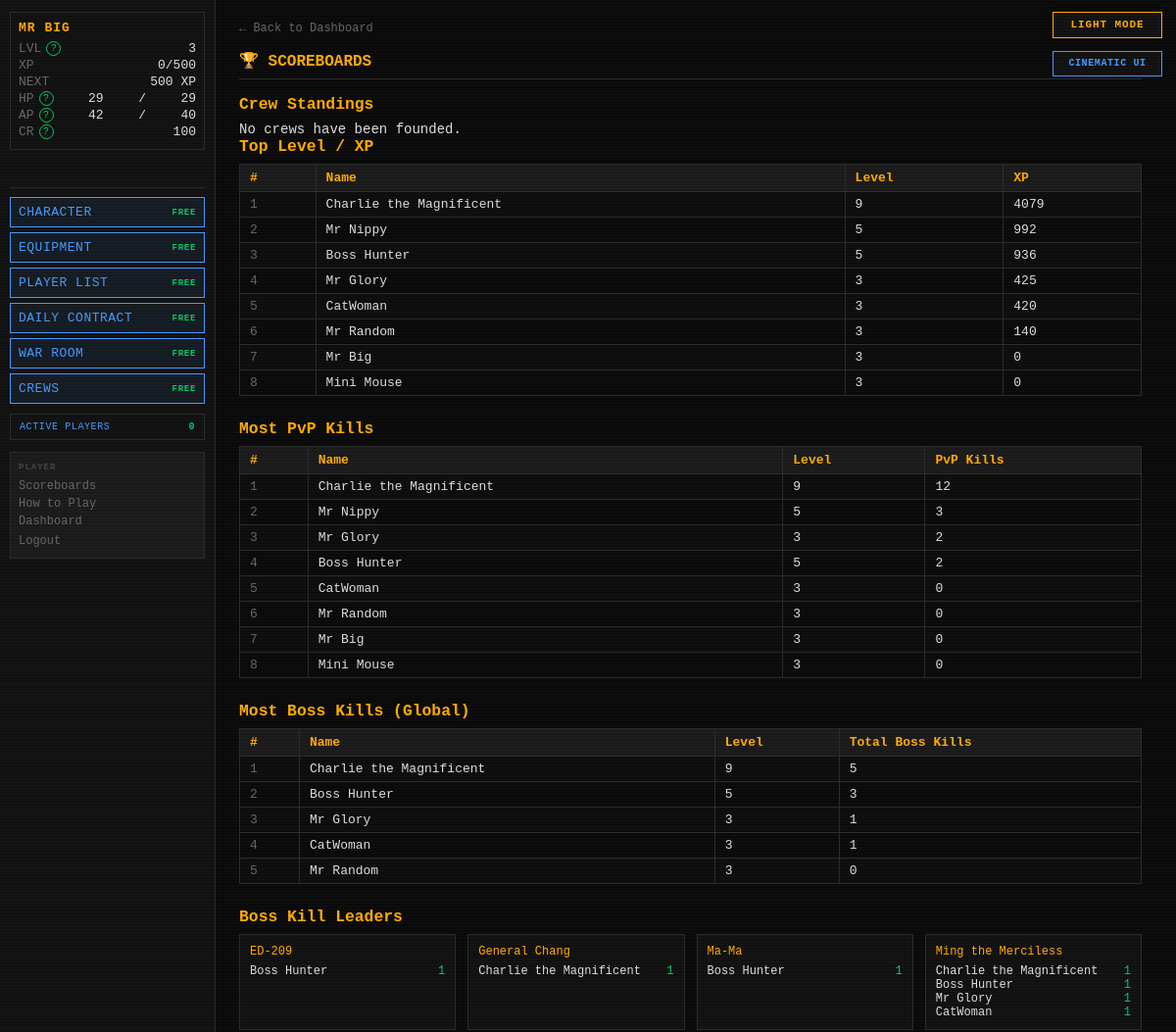
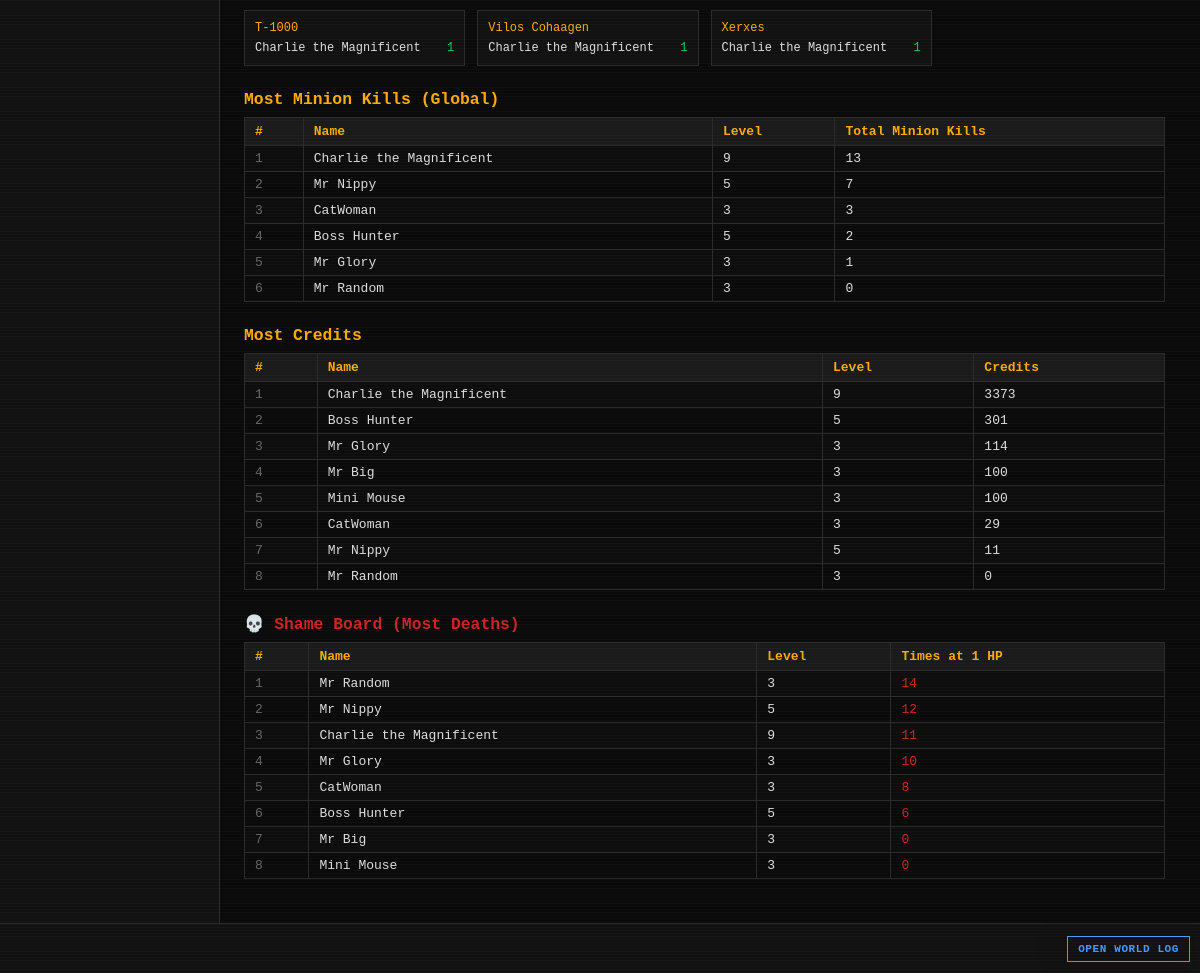
Before: /scoreboards (signed in) with the older database file (2 pictures, top to bottom).
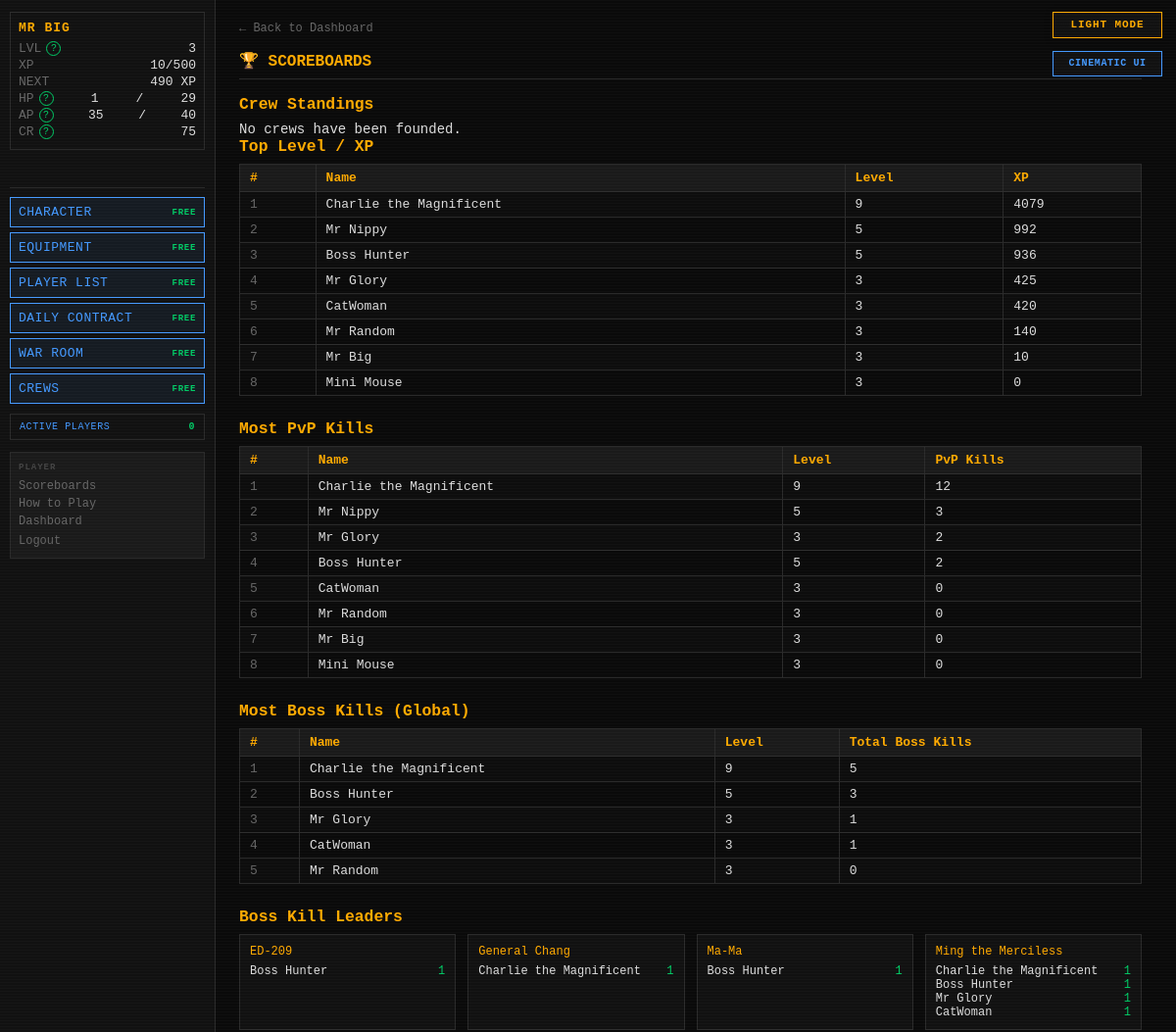
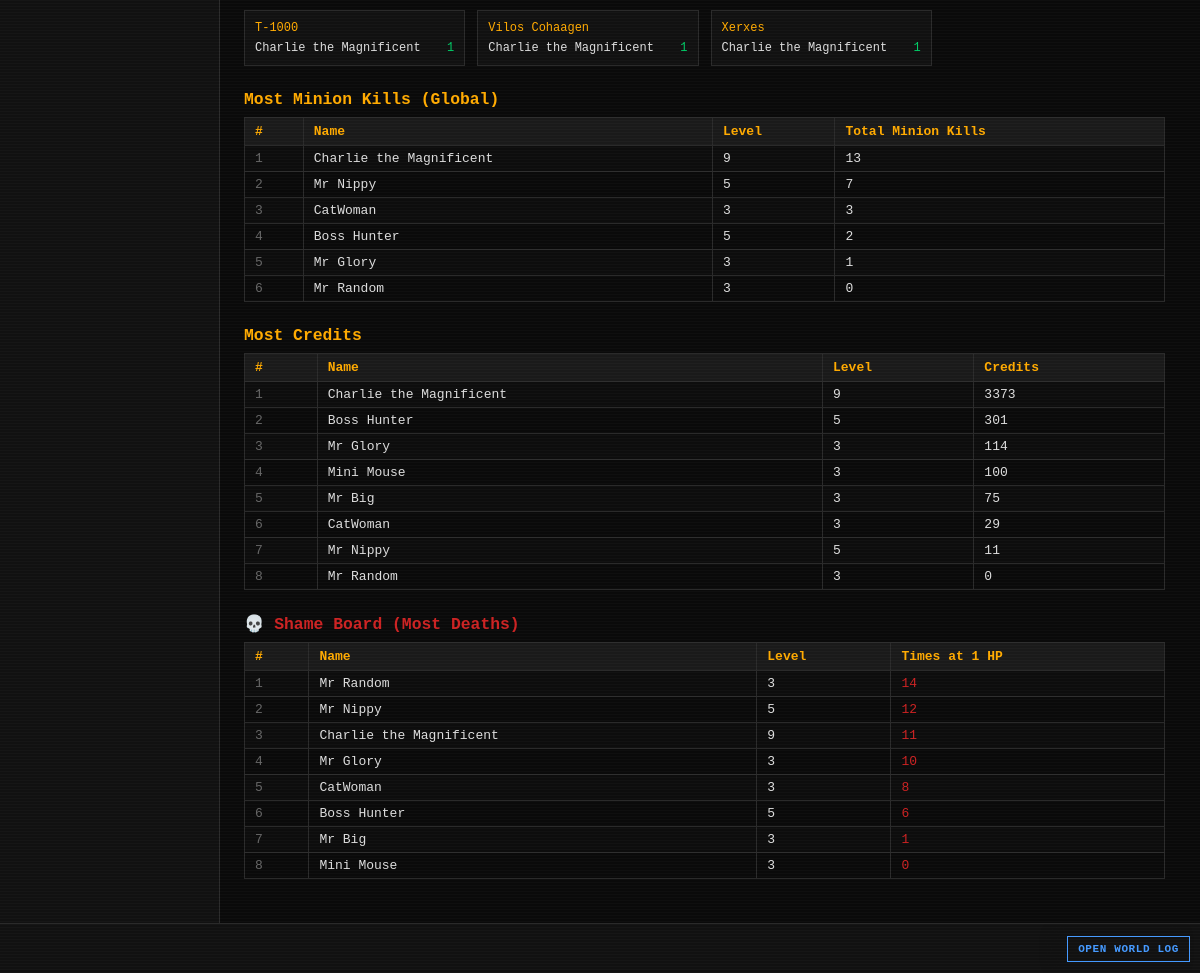
After: the same page with the newer database file (2 pictures, top to bottom).
### tables this page shows
CREATE TABLE players (
    id                  INTEGER PRIMARY KEY AUTOINCREMENT,
    username            TEXT    UNIQUE NOT NULL,
    password_hash       TEXT    NOT NULL,
    email               TEXT    UNIQUE NOT NULL,
    character_name      TEXT    NOT NULL,
    sex                 TEXT    NOT NULL,
    class_id            INTEGER REFERENCES classes(id),
    str_stat            INTEGER NOT NULL DEFAULT 1,
    end_stat            INTEGER NOT NULL DEFAULT 1,
    agi_stat            INTEGER NOT NULL DEFAULT 1,
    lck_stat            INTEGER NOT NULL DEFAULT 1,
    per_stat            INTEGER NOT NULL DEFAULT 1,
    level               INTEGER NOT NULL DEFAULT 1,
    xp                  INTEGER NOT NULL DEFAULT 0,
    current_hp          INTEGER NOT NULL,
    current_ap          INTEGER NOT NULL,
    credits             INTEGER NOT NULL DEFAULT 25,
    equipped_weapon_id  INTEGER REFERENCES inventory_items(id),
    equipped_armor_id   INTEGER REFERENCES inventory_items(id),
    equipped_special_id INTEGER REFERENCES inventory_items(id),
    in_combat           INTEGER NOT NULL DEFAULT 0,
    pending_levelup     INTEGER NOT NULL DEFAULT 0,
    pending_perk        INTEGER NOT NULL DEFAULT 0,
    combat_preference   TEXT    NOT NULL DEFAULT "Balanced",
    is_banned           INTEGER NOT NULL DEFAULT 0,
    retired_at          TEXT,
    last_login_at       TEXT,
    created_at          TEXT    NOT NULL DEFAULT (datetime('now'))
);

CREATE TABLE player_stats (
    player_id            INTEGER PRIMARY KEY REFERENCES players(id),
    pvp_kills            INTEGER NOT NULL DEFAULT 0,
    times_reduced_to_1hp INTEGER NOT NULL DEFAULT 0,
    updated_at           TEXT    NOT NULL DEFAULT (datetime('now'))
);

CREATE TABLE bosses (
    id                          INTEGER PRIMARY KEY AUTOINCREMENT,
    name                        TEXT    UNIQUE NOT NULL,
    is_active                   INTEGER NOT NULL DEFAULT 1,
    level                       INTEGER NOT NULL,
    str_stat                    INTEGER NOT NULL,
    end_stat                    INTEGER NOT NULL,
    agi_stat                    INTEGER NOT NULL,
    lck_stat                    INTEGER NOT NULL,
    per_stat                    INTEGER NOT NULL,
    max_hp                      INTEGER NOT NULL,
    phase2_hp_percent           INTEGER NOT NULL,
    phase3_hp_percent           INTEGER NOT NULL,
    special_attack_name         TEXT    NOT NULL,
    special_attack_die          TEXT    NOT NULL,
    special_attack_damage_type  TEXT    NOT NULL,
    special_attack_flavor       TEXT    NOT NULL,
    special_buff_name           TEXT    NOT NULL,
    special_buff_type           TEXT    NOT NULL,
    special_buff_value          REAL    NOT NULL,
    special_buff_damage_type    TEXT,
    special_buff_flavor         TEXT    NOT NULL,
    res_blade     INTEGER NOT NULL DEFAULT 0,
    res_blunt     INTEGER NOT NULL DEFAULT 0,
    res_ballistic INTEGER NOT NULL DEFAULT 0,
    res_energy    INTEGER NOT NULL DEFAULT 0,
    res_arcane    INTEGER NOT NULL DEFAULT 0,
    res_explosive INTEGER NOT NULL DEFAULT 0,
    res_venom     INTEGER NOT NULL DEFAULT 0,
    weak_blade    INTEGER NOT NULL DEFAULT 0,
    weak_blunt    INTEGER NOT NULL DEFAULT 0,
    weak_ballistic INTEGER NOT NULL DEFAULT 0,
    weak_energy   INTEGER NOT NULL DEFAULT 0,
    weak_arcane   INTEGER NOT NULL DEFAULT 0,
    weak_explosive INTEGER NOT NULL DEFAULT 0,
    weak_venom    INTEGER NOT NULL DEFAULT 0,
    drop_weapon_chance       REAL    NOT NULL,
    drop_armor_chance        REAL    NOT NULL,
    drop_special_item_chance REAL    NOT NULL,
    drop_credit_min          INTEGER NOT NULL,
    drop_credit_max          INTEGER NOT NULL,
    flavor_text              TEXT    NOT NULL,
    imported_at              TEXT    NOT NULL DEFAULT (datetime('now'))
, description TEXT NOT NULL DEFAULT '');

CREATE TABLE boss_instances (
    id                  INTEGER PRIMARY KEY AUTOINCREMENT,
    player_id           INTEGER NOT NULL REFERENCES players(id),
    boss_id             INTEGER NOT NULL REFERENCES bosses(id),
    current_hp          INTEGER NOT NULL,
    encounter_max_hp    INTEGER,
    special_attack_used INTEGER NOT NULL DEFAULT 0,
    special_buff_used   INTEGER NOT NULL DEFAULT 0,
    current_phase       INTEGER NOT NULL DEFAULT 1,
    discovered_at       TEXT    NOT NULL DEFAULT (datetime('now')),
    kill_count          INTEGER NOT NULL DEFAULT 0,
    UNIQUE(player_id, boss_id)
);

### routes/scoreboards.py (the view)
@bp.route("/scoreboards")
def index():
    settings      = get_all_settings()
    inactive_days = settings.get("INACTIVE_DAYS_THRESHOLD", cfg.INACTIVE_DAYS_THRESHOLD)
    cutoff_expr   = f"datetime('now', '-{inactive_days} days')"
    top_level      = _top_level_xp(cutoff_expr)
    top_pvp_kills  = _top_pvp_kills(cutoff_expr)
    top_boss_global= _top_boss_kills_global(cutoff_expr)
    top_boss_each  = _top_boss_kills_per_boss(cutoff_expr)
    top_minion_gl  = _top_minion_kills_global(cutoff_expr)
    top_minion_each= _top_minion_kills_per_minion(cutoff_expr)
    top_credits    = _top_credits(cutoff_expr)
    shame_board    = _shame_board(cutoff_expr)
    crew_board     = execute(
        """SELECT c.name,c.tag,(SELECT COUNT(*) FROM crew_memberships WHERE crew_id=c.id) members,
          COALESCE((SELECT SUM(points) FROM crew_score_events WHERE crew_id=c.id),0) rating,
          COALESCE((SELECT COUNT(*) FROM crew_score_events WHERE crew_id=c.id AND event_type='PVP_WIN'),0) pvp_wins,
          COALESCE((SELECT COUNT(*) FROM crew_score_events WHERE crew_id=c.id AND event_type='BOSS_WIN'),0) boss_wins,
          COALESCE((SELECT SUM(points) FROM crew_score_events WHERE crew_id=c.id AND event_type='WORLD_BOSS_DAMAGE'),0) world_damage
          FROM crews c WHERE c.disbanded_at IS NULL ORDER BY rating DESC,c.name""")
    return render_template(
        "scoreboards/scoreboards.html",
        top_level=top_level,
        top_pvp_kills=top_pvp_kills,
        top_boss_global=top_boss_global,
        top_boss_each=top_boss_each,
        top_minion_global=top_minion_gl,
        top_minion_each=top_minion_each,
        top_credits=top_credits,
        shame_board=shame_board,
        crew_board=crew_board,
    )

### app.py (called while the page is built)
def _context_processor() -> dict:
    settings = get_all_settings()
    player = g.get("player")
    if not player:
        return {"settings": settings}
    active_count = execute_one(
        """SELECT COUNT(DISTINCT q.player_id) AS cnt FROM action_queue q
           JOIN players p ON p.id=q.player_id
           WHERE datetime(q.created_at)>=datetime('now','-5 minutes') AND p.is_banned=0"""
    )["cnt"]
    return {"player": player, "settings": settings,
            "active_player_count": active_count}

def _check_auth():
    if request.endpoint in _AUTH_EXEMPT:
        return None
    if not session.get("player_id"):
        return redirect(url_for("auth.login"))
    return None

def _load_player():
    player_id = session.get("player_id")
    if not player_id:
        return None
    reconcile_combat_state(player_id)
    player = get_player(player_id)
    if player is None:
        session.clear()
        return redirect(url_for("auth.login"))
    g.player = player
    return None

### database.py (called while the page is built)
def dict_factory(cursor: sqlite3.Cursor, row: tuple) -> dict:
    return {col[0]: val for col, val in zip(cursor.description, row)}

### templates/scoreboards/scoreboards.html (shortened to what the changed rows need)
{% extends "base.html" %}
{% block content %}
<div id="page-content">
    <h2 class="page-title">🏆 SCOREBOARDS</h2>
    {% if top_level %}
    <table style="margin-bottom:24px;">
        <tr><th>#</th><th>Name</th><th>Level</th><th>XP</th></tr>
        {% for p in top_level %}
        <tr>
            <td style="color:var(--grey)">{{ loop.index }}</td>
            <td>{{ p.character_name }}</td>
            <td>{{ p.level }}</td>
            <td>{{ p.xp }}</td>
        </tr>
        {% endfor %}
    </table>
    {% else %}
    <p style="color:var(--grey);margin-bottom:24px;">No data yet.</p>
    {% endif %}
    {% if top_pvp_kills %}
    <table style="margin-bottom:24px;">
        <tr><th>#</th><th>Name</th><th>Level</th><th>PvP Kills</th></tr>
        {% for p in top_pvp_kills %}
        <tr>
            <td style="color:var(--grey)">{{ loop.index }}</td>
            <td>{{ p.character_name }}</td>
            <td>{{ p.level }}</td>
            <td>{{ p.pvp_kills }}</td>
        </tr>
        {% endfor %}
    </table>
    {% else %}
    <p style="color:var(--grey);margin-bottom:24px;">No data yet.</p>
    {% endif %}
    {% if top_boss_global %}
    <table style="margin-bottom:24px;">
        <tr><th>#</th><th>Name</th><th>Level</th><th>Total Boss Kills</th></tr>
        {% for p in top_boss_global %}
        <tr>
            <td style="color:var(--grey)">{{ loop.index }}</td>
            <td>{{ p.character_name }}</td>
            <td>{{ p.level }}</td>
            <td>{{ p.total_kills }}</td>
        </tr>
        {% endfor %}
    </table>
    {% else %}
    <p style="color:var(--grey);margin-bottom:24px;">No data yet.</p>
    {% endif %}
    {% if top_boss_each %}
    <div style="display:grid;grid-template-columns:repeat(auto-fill,minmax(220px,1fr));gap:12px;margin-bottom:24px;">
        {% for boss_name, players in top_boss_each.items() %}
        <div style="background:var(--bg-panel);border:1px solid var(--border);padding:10px;">
            <div style="color:var(--amber);margin-bottom:6px;font-size:12px;">{{ boss_name }}</div>
            {% for p in players %}
            <div style="display:flex;justify-content:space-between;font-size:12px;">
                <span>{{ p.character_name }}</span>
                <span style="color:var(--green)">{{ p.kill_count }}</span>
            </div>
            {% endfor %}
        </div>
        {% endfor %}
    </div>
    {% endif %}
    {% if top_minion_global %}
    <table style="margin-bottom:24px;">
        <tr><th>#</th><th>Name</th><th>Level</th><th>Total Minion Kills</th></tr>
        {% for p in top_minion_global %}
        <tr>
            <td style="color:var(--grey)">{{ loop.index }}</td>
            <td>{{ p.character_name }}</td>
            <td>{{ p.level }}</td>
            <td>{{ p.total_kills }}</td>
        </tr>
        {% endfor %}
    </table>
    {% else %}
    <p style="color:var(--grey);margin-bottom:24px;">No data yet.</p>
    {% endif %}
    {% if top_credits %}
    <table style="margin-bottom:24px;">
        <tr><th>#</th><th>Name</th><th>Level</th><th>Credits</th></tr>
        {% for p in top_credits %}
        <tr>
            <td style="color:var(--grey)">{{ loop.index }}</td>
            <td>{{ p.character_name }}</td>
            <td>{{ p.level }}</td>
            <td>{{ p.credits }}</td>
        </tr>
        {% endfor %}
    </table>
    {% else %}
    <p style="color:var(--grey);margin-bottom:24px;">No data yet.</p>
    {% endif %}
    {% if shame_board %}
    <table style="margin-bottom:24px;">
        <tr><th>#</th><th>Name</th><th>Level</th><th>Times at 1 HP</th></tr>
        {% for p in shame_board %}
        <tr>
            <td style="color:var(--grey)">{{ loop.index }}</td>
            <td>{{ p.character_name }}</td>
            <td>{{ p.level }}</td>
            <td style="color:var(--red)">{{ p.times_reduced_to_1hp }}</td>
        </tr>
        {% endfor %}
    </table>
    {% else %}
    <p style="color:var(--grey);margin-bottom:24px;">No data yet.</p>
    {% endif %}
</div>
{% endblock %}

### templates/base.html (shortened to what this page needs)
<!DOCTYPE html>
<html lang="en">
<head>
<link rel="stylesheet" href="{{ url_for('static', filename='style.css') }}">
</head>
<body class="{{ 'authenticated' if player else 'auth-page' }} {% block body_class %}{% endblock %}">
{% if settings.get('ALLOW_PLAYER_COLOR_OVERRIDE', true) %}<button id="theme-toggle" type="button" aria-label="Switch color theme" aria-pressed="false">
</button>{% endif %}
{% if settings.get('ALLOW_PLAYER_INTERFACE_OVERRIDE', true) %}
<button id="interface-toggle" type="button" aria-label="Switch interface style" aria-pressed="false">
</button>
{% endif %}
{% if player %}
<div id="left-col">
    <div id="status-block">
        <div class="status-name">{{ player.character_name }}</div>
        <div class="status-line">
            <span class="label">LVL</span>
            <span id="status-level">{{ player.level }}</span>
        </div>
        <div class="status-line">
            <span class="label">XP</span>
            <span><span id="status-xp">{{ player.xp }}</span><span id="status-xp-threshold">{% if player.get('next_level_xp') is not none %}/{{ player.get('next_level_xp') }}{% endif %}</span></span>
        </div>
        <div class="status-line" title="Experience still needed to reach level {{ player.level + 1 }}">
            <span class="label">NEXT</span>
            <span id="status-xp-next">{% if player.get('xp_to_next_level') is none %}MAX{% elif player.get('xp_to_next_level') <= 0 %}LEVEL UP{% else %}{{ player.get('xp_to_next_level') }} XP{% endif %}</span>
        </div>
        <div class="status-line">
            <span class="label">HP</span>
            <span id="status-hp">{{ player.current_hp }}</span>/<span id="status-maxhp">{{ player.max_hp }}</span>
        </div>
        <div class="status-line">
            <span class="label">AP</span>
            <span id="status-ap">{{ player.current_ap }}</span>/<span id="status-maxap">{{ player.max_ap }}</span>
        </div>
        <div class="status-line">
            <span class="label">CR</span>
            <span id="status-credits">{{ player.credits }}</span>
        </div>
    </div>
    <div class="free-action-buttons" aria-label="Free character actions">
        <a class="action-btn free-action-btn" href="{{ url_for('character.index') }}">
            CHARACTER <span class="free-cost">FREE</span>
        </a>
        <a class="action-btn free-action-btn" href="{{ url_for('character.equipment') }}">
            EQUIPMENT <span class="free-cost">FREE</span>
        </a>
        <a class="action-btn free-action-btn" href="{{ url_for('community.players') }}">PLAYER LIST <span class="free-cost">FREE</span></a>
        <a class="action-btn free-action-btn" href="{{ url_for('community.contracts') }}">DAILY CONTRACT <span class="free-cost">FREE</span></a>
        <a class="action-btn free-action-btn" href="{{ url_for('community.war_room') }}">WAR ROOM <span class="free-cost">FREE</span></a>
        <a class="action-btn free-action-btn" href="{{ url_for('crews.index') }}">CREWS <span class="free-cost">FREE</span></a>
    </div>
    <button id="active-players-toggle" class="active-players-toggle" type="button"
            data-url="{{ url_for('feeds.active_players') }}" aria-haspopup="dialog">
        ACTIVE PLAYERS <span id="active-player-count">{{ active_player_count }}</span>
    </button>
    <nav id="left-nav">
        <span class="nav-heading">PLAYER</span>
        <a href="{{ url_for('scoreboards.index') }}">Scoreboards</a>
        <a href="{{ url_for('feeds.game_help') }}">How to Play</a>
        <a href="{{ url_for('dashboard.index') }}">Dashboard</a>
        <form action="{{ url_for('auth.logout') }}" method="POST" style="margin:0">
            <button type="submit" class="nav-link-btn">Logout</button>
        </form>
    </nav>
</div>
{% endif %}
<div id="main">
    {% block content %}{% endblock %}
</div>
{% if player %}
<div id="ticker-wrap">
    <a id="ticker-log-link" href="{{ url_for('feeds.global_log') }}" title="Open the complete World Log">OPEN WORLD LOG</a>
    <div id="ticker">
    </div>
</div>
{% endif %}
</body>
</html>

Changed rows visible on the page:
changed players "Mr Big": xp "0" → "10"; current_hp "29" → "1"; current_ap "42" → "35"; credits "100" → "75"
shown differently, row unchanged: players "Mini Mouse": moves up the list
changed player_stats "Mr Big": times_reduced_to_1hp "0" → "1"
Other visible differences:
{{ player.get('xp_to_next_level') }}: "500" → "490"
